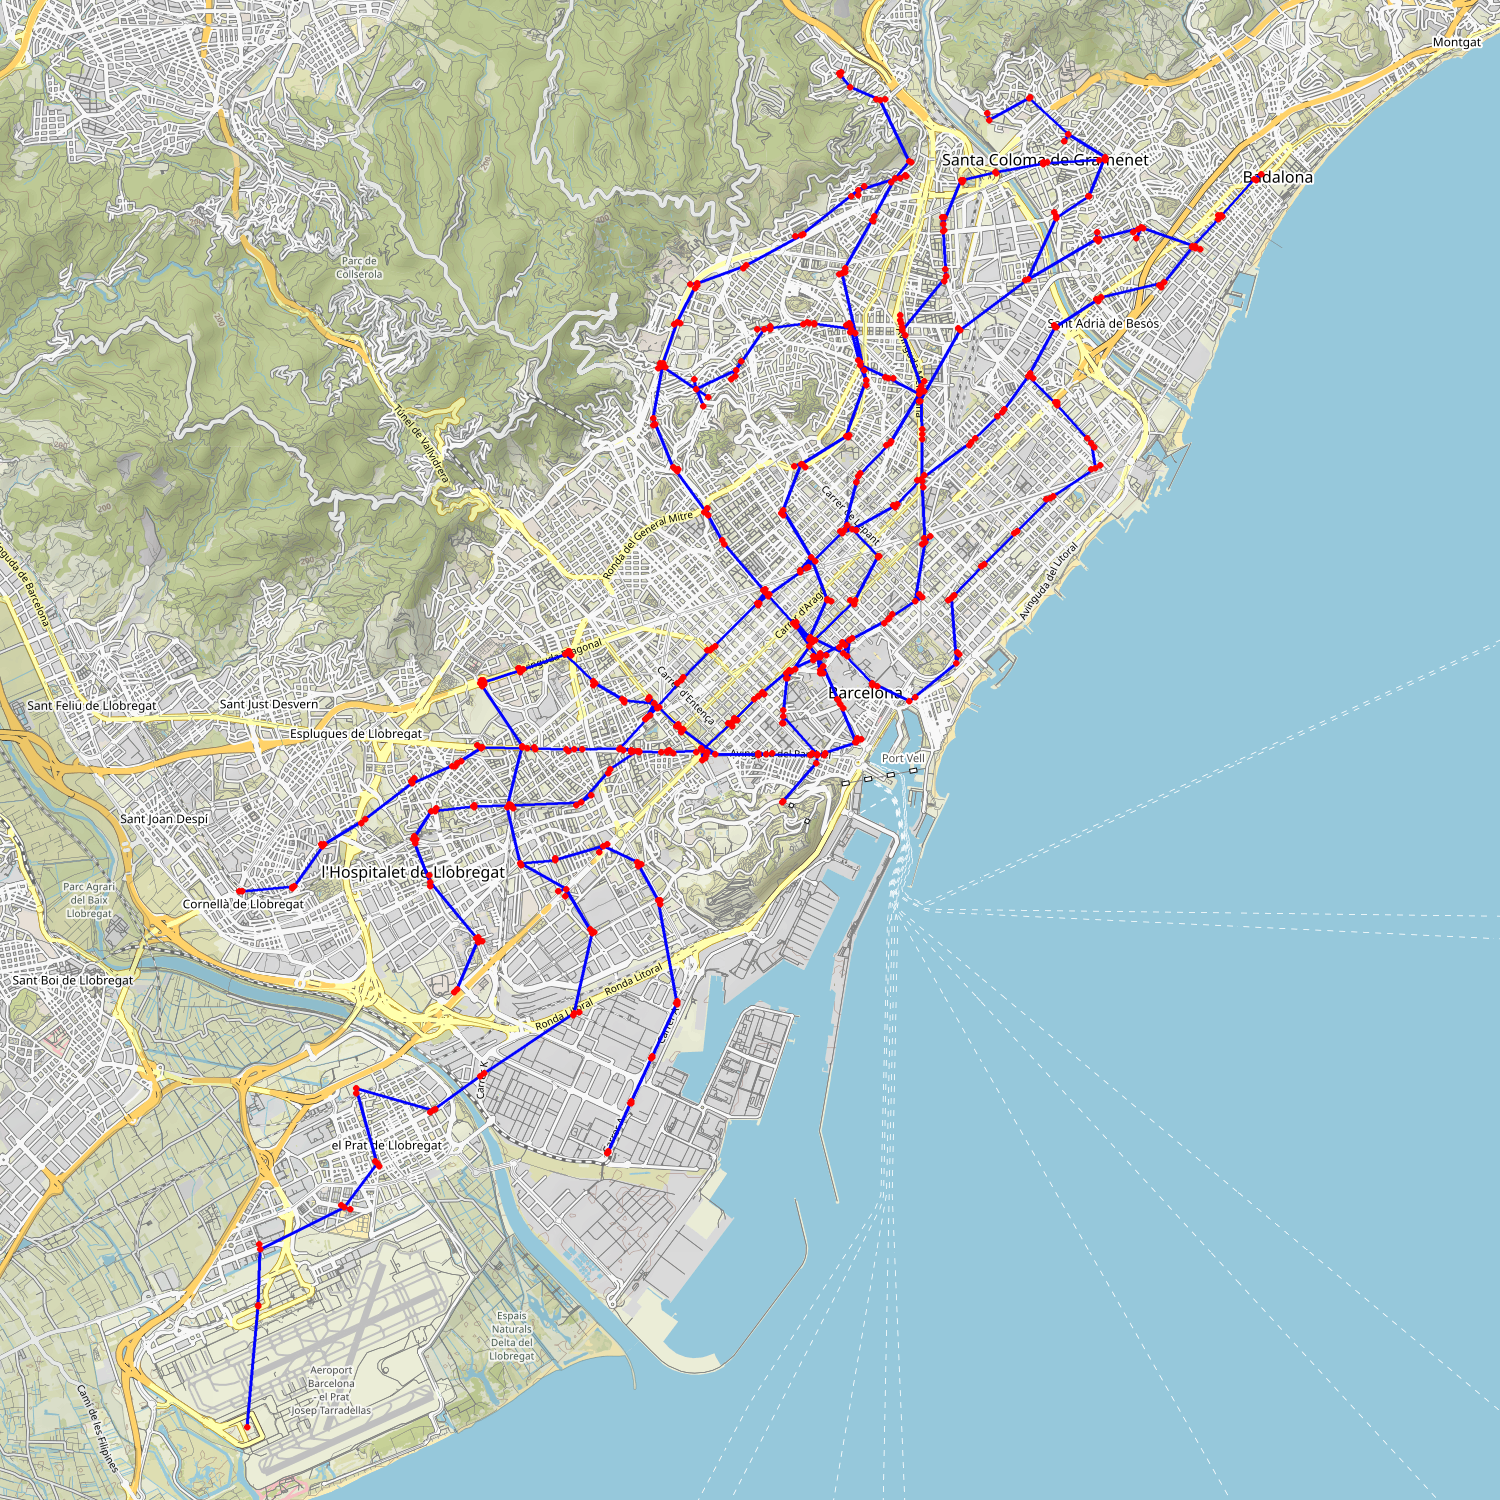

Write Python code to recreate this figure.
# IMPORTS
import pandas as pd
import networkx as nx
from staticmap import StaticMap, CircleMarker, Line
import matplotlib.pyplot as plt
from dataclasses import dataclass
from typing import List, Tuple, Dict
from typing_extensions import TypeAlias
from haversine import haversine


# Constants
STATION_FILE: str = "estacions.csv"
ACCESS_FILE: str = "accessos.csv"
SIZE_X: int = 1500
SIZE_Y: int = 1500
WALKING_SPEED: float = 1.42  # m/s
SUBWAY_SPEED: float = 7.22222222  # m/s
SUBWAY_WAITING: float = 60  # seconds
TRANSFER_TIME: float = 30  # seconds

Coord: TypeAlias = Tuple[float, float]
MetroGraph: TypeAlias = nx.Graph
NodeID: TypeAlias = int  # We use integers as ids

#   *****************
#   Class definitions
#   *****************


@dataclass
class Station:
    '''
    Class used to store subway stations.

    Attributes
    ----------
    id: int
    group_code: int
    name: str
    line_name: str
    line_id: int
    line_order: int
    line_colour: str
    line_orig: str
    line_dest: str
    accessibility: int
    position: Coord
    connections: List[int]
    accesses: List[int]
    line_transfers: List[int]
    '''
    id: int
    group_code: int
    name: str
    line_name: str
    line_id: int
    line_order: int
    line_colour: str
    line_orig: str
    line_dest: str
    accessibility: int
    position: Coord
    # list of the ids of the stations connected in the same line
    connections: List[int]
    accesses: List[int]  # List of the accesses id that go to the station
    line_transfers: List[int]  # List of the ids of the "transbords"


@dataclass
class Access:
    '''
    Class used to store subway access

    Attributes
    ----------
    code: int
    name: str
    station_id: int
    station_name: int
    group_code: int
    accessibility: int
    position: Coord
    '''
    code: int
    name: str
    station_id: int
    station_name: int
    group_code: int
    accessibility: int
    position: Coord


Stations: TypeAlias = List[Station]
Accesses: TypeAlias = List[Access]

#   *****************************
#   Reading stations and accesses
#   *****************************


def string_to_point(point_str: str) -> Coord:
    '''
    Given a string following the pattern "POINT (X Y)" returns a tuple (X,Y)

    Parameters
    ----------
    point_str: str

    Returns
    -------
    coordinates: Coord

    '''
    point: List[str] = point_str.split('(')[1].split(')')[0].split()
    return (float(point[0]), float(point[1]))


def create_station(row: pd.Series) -> Station:
    '''
    Given station information in a dataframe row, returns a Station with the
    relevant information.
    The given row is assumed to be of the expected format

    Parameters
    ----------
    row: pd.Series

    Returns
    -------
    station: Optional[Station]


    '''
    try:
        return Station(row["CODI_ESTACIO"], row["CODI_GRUP_ESTACIO"],
                       row["NOM_ESTACIO"], row["NOM_LINIA"], row["ID_LINIA"],
                       row["ORDRE_LINIA"], row["COLOR_LINIA"],
                       row["ORIGEN_SERVEI"], row["DESTI_SERVEI"],
                       row["ID_TIPUS_ACCESSIBILITAT"],
                       string_to_point(row["GEOMETRY"]), [], [], [])
    except Exception:
        raise TypeError("station row has the wrong format or incomplete data")


def read_stations() -> Stations:
    '''
    Reads all the stations from the STATION_FILE file and returns a list
    of Stations.

    Returns
    -------
    Stations
        List with all the valid stations in the file
    '''

    stations_df = pd.read_csv(STATION_FILE)
    station_list: Stations = []
    for index, row in stations_df.iterrows():
        station_list.append(create_station(row))
    return station_list


def create_access(row: pd.Series) -> Access:
    '''
    Given a row in a dataframe of access returns an Access

    Parameters
    ----------
    row: pd.Series

    Returns
    -------
    access: Access
    '''
    try:
        return Access(row["CODI_ACCES"], row["NOM_ACCES"], row["ID_ESTACIO"],
                      row["NOM_ESTACIO"], row["CODI_GRUP_ESTACIO"],
                      row["ID_TIPUS_ACCESSIBILITAT"],
                      string_to_point(row["GEOMETRY"]))
    except Exception:
        print("access row has the wrong format or is incomplete")
        assert False


def read_accesses() -> Accesses:
    '''
    Reads all the accesses from a file (ACCESS_FILE) and returns
    a list of Accesses.

    Returns
    -------
    accesses: Accesses

    '''
    accesses_df = pd.read_csv(ACCESS_FILE)  # Encoding
    access_list: Accesses = []
    for index, row in accesses_df.iterrows():

        access_list.append(create_access(row))

    return access_list

#   **************
#   Creating graph
#   **************


def line_distance(g: MetroGraph, orig_id: NodeID, dest_id: NodeID) -> float:
    '''
        Calculates the distance (in meters) between two nodes in the given
        graph.

        Parameters
        ----------
        g: MetroGraph
        orig_id: NodeID
        dest_id: NOdeID

        Returns
        -------
        float
            Distance between orig_id and dest_id in g.
    '''
    return haversine(g.nodes[orig_id]["pos"],
                     g.nodes[dest_id]["pos"], unit="m")


def accessible_time(Metro: MetroGraph, orig_id: NodeID, dest_id: NodeID,
                    distance: float) -> float:
    '''
        Given a graph, two station/access nodes and a distance returns the
        travel time if both stations are accessible, if either of them is
        not accessible returns infinity.

        Parameters
        ----------
        Metro: MetroGraph
        orig_id: NodeID
        dest_id: NodeID
        distance: float

        Returns
        -------
        travel_time: float
    '''
    if(Metro.nodes[orig_id]["accessibility"] == 1 and
            Metro.nodes[dest_id]["accessibility"] == 1):
        return distance/SUBWAY_SPEED
    return float('inf')


def get_metro_graph() -> MetroGraph:
    '''
    Reads station and access data from STATION_FILE and ACCESS_FILE and
    creates a graph with the following characteristics:
    -Stations and accesses are nodes in the graph.
    -There is and edge between each access and its corresponding station
    -Subway lines are represented as edges between contiguous stations
     in the line.
    -Stations of the same group but different line are connected by an edge.

    Returns
    -------
    Metro: MetroGraph
    '''
    # We read the data
    station_list: Stations = read_stations()
    access_list: Accesses = read_accesses()

    # We create the graph
    Metro: MetroGraph = nx.Graph()

    # We store line_transfers for each station group in a dict
    # in order to be more efficient
    line_transfers: Dict[int, List[NodeID]] = dict()

    # In order to connect subway lines we take adavantadge of the fact that
    # they are stored in order
    # We add the first station of the list before iterating through the rest
    s1: Station = station_list[0]
    prev_id: NodeID = s1.id
    prev_line: NodeID = s1.line_id
    Metro.add_node(s1.id, pos=s1.position, type="station", name=s1.name,
                   accessibility=s1.accessibility, line=s1.line_id,
                   line_name=s1.line_name, line_dest=s1.line_dest)
    line_transfers[s1.group_code] = [s1.id]
    distance: float
    for station in station_list[1:]:
        # We create the station node
        # If an station with the same id has previously been added, we still
        # add the new station but with the id being negative
        # This happens with some stations in lines L9, L10.
        id: NodeID = station.id
        if Metro.has_node(id):
            id = -id
        Metro.add_node(id, pos=station.position, type="station",
                       name=station.name, accessibility=station.accessibility,
                       line=station.line_id, line_name=station.line_name,)

        # We connect it with the previous station if they are in the same line
        if(station.line_id == prev_line):
            distance = line_distance(Metro, prev_id, id)
            Metro.add_edge(prev_id, id, type="line",
                           line_name=station.line_name,
                           line_colour=station.line_colour,
                           distance=distance, line_orig=station.line_orig,
                           line_dest=station.line_dest,
                           orientation=(prev_id, id),
                           travel_time=distance/SUBWAY_SPEED,
                           acc_travel_time=distance/SUBWAY_SPEED)
        prev_id, prev_line = id, station.line_id

        # If we have previously read a station in the same group we append
        # the current station id to the list of transfers.
        # Otherwise we create a new entry in the dict
        if line_transfers.get(station.group_code) is None:
            line_transfers[station.group_code] = [id]
        else:
            line_transfers[station.group_code].append(id)

    # We add the nodes corresponding to the accesses and connect each access
    # with its station
    for access in access_list:
        Metro.add_node(access.code, pos=access.position,
                       station=access.station_name,
                       accessibility=access.accessibility, type="access")
        distance = line_distance(
            Metro, access.code, access.station_id)

        Metro.add_edge(access.code, access.station_id, type="access",
                       distance=distance, travel_time=distance/WALKING_SPEED,
                       acc_travel_time=accessible_time(Metro, access.code,
                                                       access.station_id,
                                                       distance))

    # We connect stations which are in the same station group but are of
    # a different line
    for item in line_transfers.items():
        for id1, i1 in enumerate(item[1]):
            for i2 in item[1][id1+1:]:
                if(i1 != i2):
                    distance = line_distance(
                        Metro, i1, i2)
                    Metro.add_edge(
                        i1, i2, type="transfer",
                        line_name=Metro.nodes[i2]["line_name"],
                        distance=distance,
                        travel_time=distance/WALKING_SPEED + TRANSFER_TIME,
                        acc_travel_time=accessible_time(
                            Metro, i1, i2, distance) + TRANSFER_TIME)

    return Metro

#   ********************
#   Plotting and showing
#   ********************


def plot(g: MetroGraph, filename: str) -> None:
    '''
    Given a MetroGraph g and a filename we create an image of the graph
    g and save it with the corresponding filename.

    Parameters
    ----------
    g: Metrograph
        the graph we want to plot
    filename: str
        name of the file we create
    '''

    map: StaticMap = StaticMap(
        SIZE_X, SIZE_Y,
        url_template='http://a.tile.osm.org/{z}/{x}/{y}.png')
    for pos in nx.get_node_attributes(g, "pos").values():
        map.add_marker(CircleMarker(pos, 'red', 6))
    for edge in g.edges:
        map.add_line(
            Line([g.nodes[edge[0]]['pos'],
                  g.nodes[edge[1]]['pos']], 'blue', 3))
    try:
        image = map.render()
        image.save(filename)
    except Exception:
        print("Could not render or save image")


def show(g: MetroGraph) -> None:
    '''
    Given a MetroGraph g plots it interactively.

    Parameters
    ----------
    g: MetroGraph
        the graph to plot interactively
    '''
    positions: Dict[int, Coord] = nx.get_node_attributes(g, "pos")
    try:
        nx.draw(g, pos=positions, font_size=10,
                node_color="blue",
                node_size=50,)
        plt.show()
    except Exception:
        print("Could not show interactive plot")
